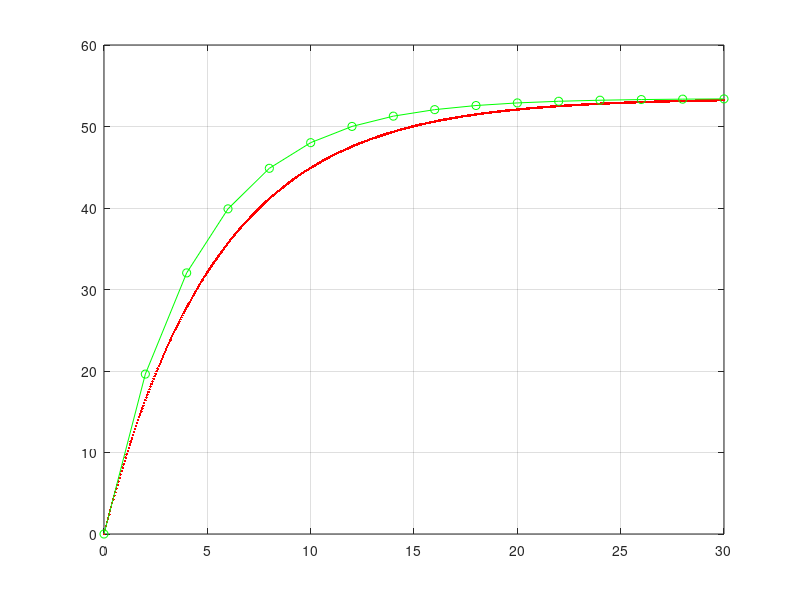

This chart was generated by the following MATLAB code:
m = 68.1;
c = 12.5;
g = 9.81;
tf = 30;

ta = 0:0.05:tf;
va = m * g / c * (1 - exp(-c/m*ta));
plot(ta, va, 'r.')
hold on; grid on
disp('press any key')
pause
h = 2;
tn = 0:h:tf;
l=length(tn);
vn(1)=0;
  for i = 1:(l-1),
    vn(i+1)=vn(i)+(g-c/m*vn(i))*h;
  endfor
plot(tn, vn, 'go',tn, vn, 'g')
disp('press any key')
pause
